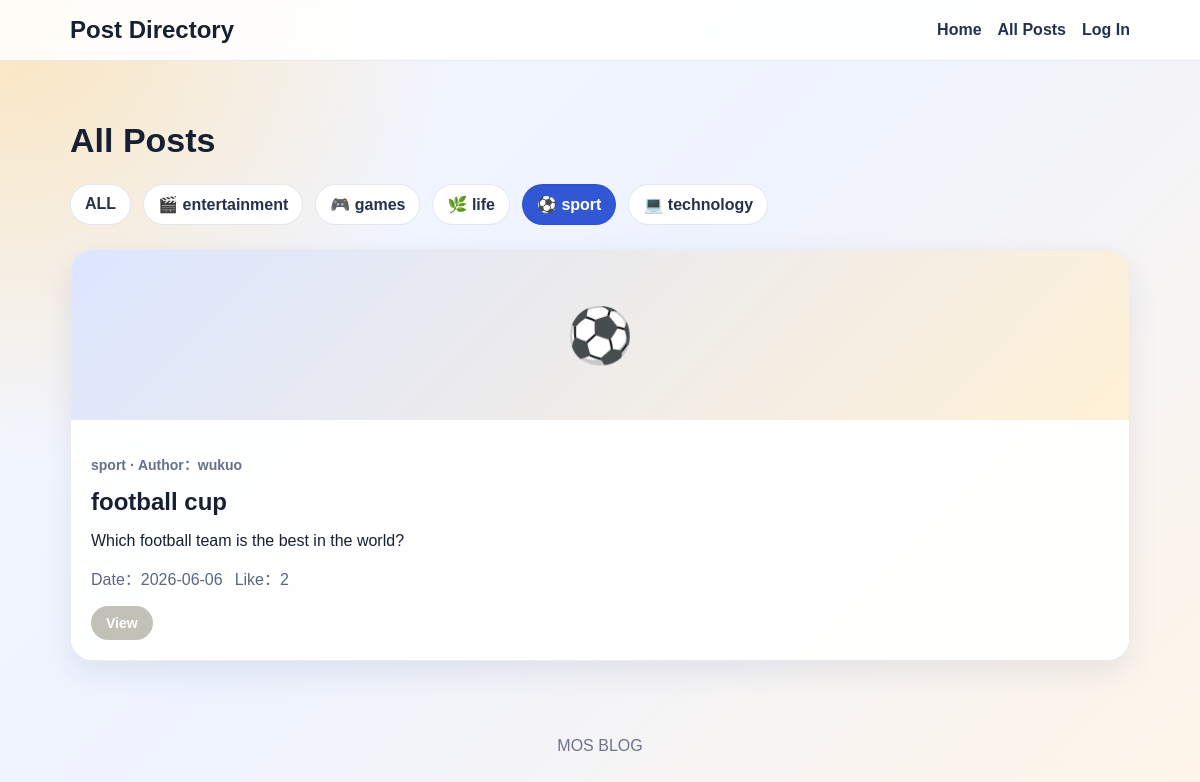
Page /posts/?category=sport on the committed database.
### posts/models.py (models this page shows, shortened)
class Category(models.Model):
    name = models.CharField("Class", max_length=100)
    slug = models.SlugField("URL", max_length=100, unique=True) #网址名称
    icon = models.CharField("icon", max_length=10, default="📝")
    class Meta:
        verbose_name = "Category"
        verbose_name_plural = "Category"
        ordering = ["name"]

class Post(models.Model):
    title = models.CharField("Title", max_length=150)
    content = models.TextField("Tect")
    category = models.ForeignKey(
        Category,
        on_delete=models.CASCADE,#分类删除，帖子也删除
        related_name="posts",
        verbose_name="category"
    )
    author = models.ForeignKey(
        settings.AUTH_USER_MODEL,
        on_delete=models.CASCADE,
        related_name="posts",
        verbose_name="author"
    )
    likes = models.ManyToManyField(
        settings.AUTH_USER_MODEL,
        related_name="liked_posts",
        blank=True,
        verbose_name="liked Users"
    )
    image_url = models.URLField("Image URL", blank=True) #图片链接
    is_published = models.BooleanField("Published", default=True) #发布
    created_at = models.DateTimeField("Created At", auto_now_add=True) #创建时间
    class Meta:
        verbose_name = "Posts"
        verbose_name_plural = "Posts"
        ordering = ["-created_at"]

### posts/views.py (the view)
# urls.py: path("posts/", views.post_list, name="post_list"),
def post_list(request):
    posts = Post.objects.filter(is_published=True).select_related(
        "author",
        "category"
    )
    categories = Category.objects.all()
    category_slug = request.GET.get("category")
    if category_slug:
        posts = posts.filter(category__slug=category_slug)
    return render(request, "posts/post_list.html", {
        "posts": posts,
        "categories": categories,
        "selected_category": category_slug,
    })

### posts/templates/posts/post_list.html (shortened to what this page needs)
{% extends "posts/base.html" %}
{% block content %}
<section class="page-heading">
    <h1>All Posts</h1>
</section>
<div class="filters">
    <a class="{% if not selected_category %}active{% endif %}" href="{% url 'post_list' %}">
        ALL
    </a>
    {% for category in categories %}
        <a class="{% if selected_category == category.slug %}active{% endif %}"
           href="{% url 'post_list' %}?category={{ category.slug }}">
            {{ category.icon }} {{ category.name }}
        </a>
    {% endfor %}
</div>
<div class="post-grid">
    {% for post in posts %}
        <article class="post-card">
            <div class="preview">
                {% if post.image_url %}
                    <img src="{{ post.image_url }}" alt="{{ post.title }}">
                {% else %}
                    <span>{{ post.category.icon }}</span>
                {% endif %}
            </div>
            <div class="post-card-body">
                <p class="meta">
                    {{ post.category.name }} · Author：{{ post.author.username }}
                </p>
                <h2>{{ post.title }}</h2>
                <p>{{ post.content|truncatechars:160 }}</p>
                <div class="card-info">
                    <span>Date：{{ post.created_at|date:"Y-m-d" }}</span>
                    <span>Like：{{ post.likes.count }}</span>
                </div>
                <a class="btn small" href="{% url 'post_detail' post.pk %}">
                    View
                </a>
            </div>
        </article>
    {% empty %}
        <p>404</p>
    {% endfor %}
</div>
{% endblock %}

### posts/static/style.css (style rules this page uses)
* { box-sizing: border-box; }
body { margin: 0; font-family: "Microsoft YaHei", Arial, sans-serif; color: #172033; background: radial-gradient(circle at top left, rgba(255, 210, 122, 0.5), transparent 32%), linear-gradient(135deg, #f6f8ff 0%, #eef3ff 45%, #fff5e8 100%); min-height: 100vh; }
a { color: #3157d5; text-decoration: none; }
.section h2, .page-heading h1, .form-page h1, .detail-card h1 { font-size: 34px; margin-bottom: 14px; }
.category-grid, .post-grid { display: grid; gap: 20px; }
.post-grid { grid-template-columns: repeat(auto-fit, minmax(260px, 1fr)); }
.category-card, .post-card, .detail-card, .form-page { background: rgba(255, 255, 255, 0.92); border: 1px solid rgba(45, 62, 120, 0.1); border-radius: 22px; box-shadow: 0 12px 30px rgba(36, 52, 95, 0.09); }
.post-card { overflow: hidden; }
.preview { height: 170px; background: linear-gradient(135deg, #dce6ff, #fff1d6); display: flex; align-items: center; justify-content: center; }
.preview span { font-size: 54px; }
.post-card-body { padding: 20px; }
.post-card-body h2, .post-card-body h3 { margin: 8px 0; }
.meta { color: #65708a; font-size: 14px; font-weight: 600; }
.card-info { display: flex; gap: 12px; flex-wrap: wrap; margin: 16px 0; color: #5c6680; }
.btn { display: inline-block; border: none; border-radius: 999px; background: #c1c1b8; color: white; padding: 12px 20px; font-weight: 700; cursor: pointer; font-size: 15px; }
.btn.small { padding: 9px 15px; font-size: 14px; }
.filters { display: flex; gap: 12px; flex-wrap: wrap; margin: 24px 0; }
.filters a { padding: 10px 14px; border-radius: 999px; background: white; border: 1px solid rgba(45, 62, 120, 0.12); color: #26324c; font-weight: 600; }
.filters a.active { background: #3157d5; color: white; }

### rows in the picture
Category: icon "🎬", name "entertainment"
Category: icon "🎮", name "games"
Category: icon "🌿", name "life"
Category: icon "⚽", name "sport"
Category: icon "💻", name "technology"
Post: category.icon "⚽", category.name "sport", author.username "wukuo", title "football cup", content "Which football team is the best in the world?", created_at "2026-06-06", likes.count "2"
